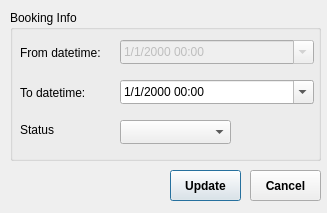
<?xml version="1.0" encoding="UTF-8"?>
<ui version="4.0">
 <class>BookingUpdateDialog</class>
 <widget class="QDialog" name="BookingUpdateDialog">
  <property name="geometry">
   <rect>
    <x>0</x>
    <y>0</y>
    <width>327</width>
    <height>213</height>
   </rect>
  </property>
  <property name="windowTitle">
   <string>Booking Update</string>
  </property>
  <property name="windowIcon">
   <iconset resource="../../../../qt_embedded/resources.qrc">
    <normaloff>:/icons/schedule.svg</normaloff>:/icons/schedule.svg</iconset>
  </property>
  <widget class="QGroupBox" name="groupBox">
   <property name="geometry">
    <rect>
     <x>10</x>
     <y>10</y>
     <width>311</width>
     <height>151</height>
    </rect>
   </property>
   <property name="title">
    <string>Booking Info</string>
   </property>
   <widget class="QDateTimeEdit" name="to_datetime_edit">
    <property name="geometry">
     <rect>
      <x>110</x>
      <y>70</y>
      <width>194</width>
      <height>24</height>
     </rect>
    </property>
    <property name="frame">
     <bool>true</bool>
    </property>
    <property name="displayFormat">
     <string>M/d/yyyy HH:mm</string>
    </property>
    <property name="calendarPopup">
     <bool>true</bool>
    </property>
   </widget>
   <widget class="QLabel" name="label_6">
    <property name="geometry">
     <rect>
      <x>10</x>
      <y>35</y>
      <width>101</width>
      <height>16</height>
     </rect>
    </property>
    <property name="text">
     <string>From datetime:</string>
    </property>
   </widget>
   <widget class="QLabel" name="label_7">
    <property name="geometry">
     <rect>
      <x>10</x>
      <y>75</y>
      <width>101</width>
      <height>16</height>
     </rect>
    </property>
    <property name="text">
     <string>To datetime:</string>
    </property>
   </widget>
   <widget class="QDateTimeEdit" name="from_datetime_edit">
    <property name="enabled">
     <bool>false</bool>
    </property>
    <property name="geometry">
     <rect>
      <x>110</x>
      <y>30</y>
      <width>194</width>
      <height>24</height>
     </rect>
    </property>
    <property name="displayFormat">
     <string>M/d/yyyy HH:mm</string>
    </property>
    <property name="calendarPopup">
     <bool>true</bool>
    </property>
   </widget>
   <widget class="QComboBox" name="booking_status_combo">
    <property name="geometry">
     <rect>
      <x>110</x>
      <y>110</y>
      <width>111</width>
      <height>24</height>
     </rect>
    </property>
   </widget>
   <widget class="QLabel" name="label_8">
    <property name="geometry">
     <rect>
      <x>10</x>
      <y>112</y>
      <width>101</width>
      <height>16</height>
     </rect>
    </property>
    <property name="text">
     <string>Status</string>
    </property>
   </widget>
  </widget>
  <widget class="QPushButton" name="update_btn">
   <property name="geometry">
    <rect>
     <x>170</x>
     <y>170</y>
     <width>71</width>
     <height>31</height>
    </rect>
   </property>
   <property name="font">
    <font>
     <bold>true</bold>
    </font>
   </property>
   <property name="styleSheet">
    <string notr="true"/>
   </property>
   <property name="text">
    <string>Update</string>
   </property>
   <property name="default">
    <bool>true</bool>
   </property>
  </widget>
  <widget class="QPushButton" name="cancel_btn">
   <property name="geometry">
    <rect>
     <x>250</x>
     <y>170</y>
     <width>71</width>
     <height>31</height>
    </rect>
   </property>
   <property name="font">
    <font>
     <bold>true</bold>
    </font>
   </property>
   <property name="styleSheet">
    <string notr="true"/>
   </property>
   <property name="text">
    <string>Cancel</string>
   </property>
  </widget>
 </widget>
 <resources>
  <include location="../../../../qt_embedded/resources.qrc"/>
 </resources>
 <connections/>
</ui>
